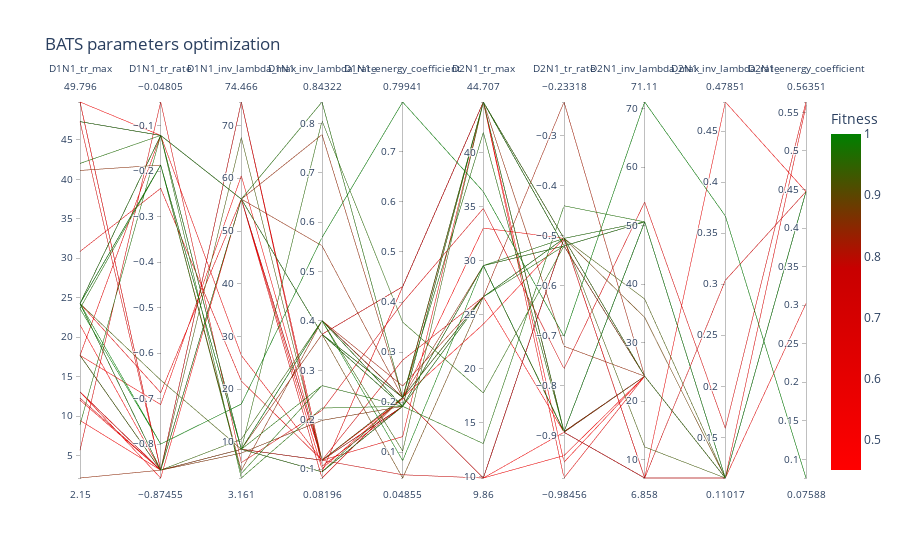

Notebook code cell kept with this figure:
### Code cell
viewer.parallel_coordinates()
